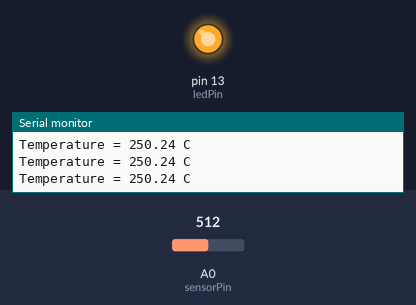
The sketch below on a simulated Arduino Uno, built with avr-gcc and run on an emulated ATmega328P. Shown: output pins drawn as LEDs (lit = HIGH), the last lines printed to the serial monitor. The test bench sets the inputs (shaded band); at power-on: A0 (sensorPin) = 512.

Above: at 1.3 s.
1.4 s: A0 (sensorPin) set to 68
2.9 s: A0 (sensorPin) set to 55
At 3.6 s:
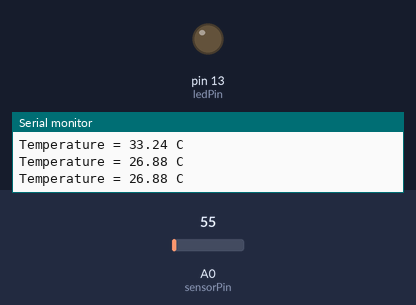
4.5 s: A0 (sensorPin) set to 122
At 4.8 s:
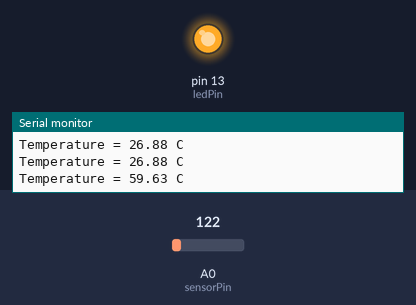
6.0 s: A0 (sensorPin) set to 20
At 7.2 s:
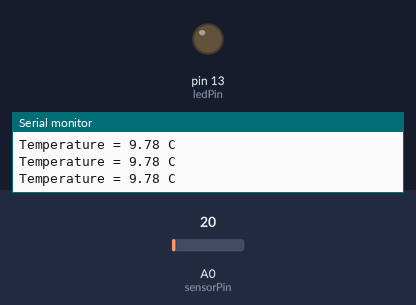
Timing chart, 0 to 8.5 s (numbered marks = the images above; inputs shaded):
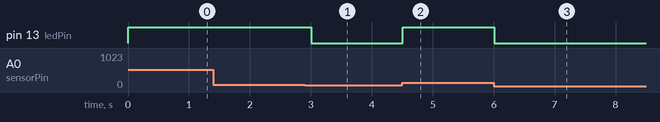

The sketch:

sketch_jun13a.ino
```cpp
int sensorPin = A0;
int ledPin = 13;

void setup()
{
  pinMode(ledPin, OUTPUT);
  Serial.begin(9600);
}

void loop()
{
  int sensorValue = analogRead(sensorPin);

  float voltage = sensorValue * (5.0 / 1023.0);

  float temperature = voltage * 100.0;

  Serial.print("Temperature = ");
  Serial.print(temperature);
  Serial.println(" C");

  if (temperature > 30)
  {
    digitalWrite(ledPin, HIGH);
  }
  else
  {
    digitalWrite(ledPin, LOW);
  }

  delay(500);
}
```

Measured:
- the behaviour switches between 62 and 61 on A0 (sensorPin) (found by bisection; images 0 and 1)
- after the input at 2.9 s, pin 13 (ledPin): HIGH → LOW after 0.11 s
- after the input at 4.5 s, pin 13 (ledPin): LOW → HIGH at once
- after the input at 6.0 s, pin 13 (ledPin): HIGH → LOW at once
